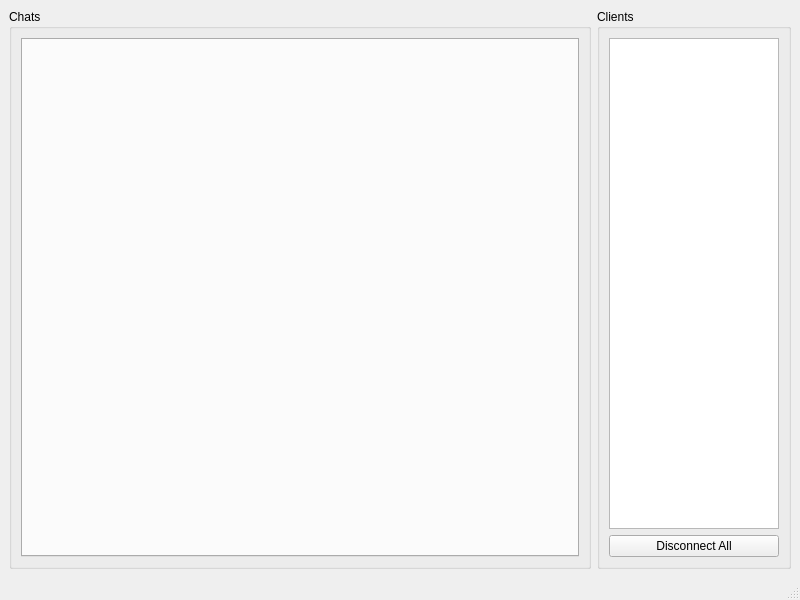
<?xml version="1.0" encoding="UTF-8"?>
<ui version="4.0">
 <class>MainWindow</class>
 <widget class="QMainWindow" name="MainWindow">
  <property name="geometry">
   <rect>
    <x>0</x>
    <y>0</y>
    <width>800</width>
    <height>600</height>
   </rect>
  </property>
  <property name="windowTitle">
   <string>Server</string>
  </property>
  <widget class="QWidget" name="centralwidget">
   <layout class="QHBoxLayout" name="horizontalLayout" stretch="3,1">
    <property name="spacing">
     <number>6</number>
    </property>
    <property name="leftMargin">
     <number>9</number>
    </property>
    <property name="topMargin">
     <number>9</number>
    </property>
    <property name="rightMargin">
     <number>9</number>
    </property>
    <property name="bottomMargin">
     <number>9</number>
    </property>
    <item>
     <widget class="QGroupBox" name="grpChats">
      <property name="windowTitle">
       <string>Server</string>
      </property>
      <property name="title">
       <string>Chats</string>
      </property>
      <layout class="QVBoxLayout" name="verticalLayout_2">
       <item>
        <widget class="QTabWidget" name="tbChats">
         <property name="currentIndex">
          <number>-1</number>
         </property>
         <property name="tabsClosable">
          <bool>true</bool>
         </property>
        </widget>
       </item>
      </layout>
     </widget>
    </item>
    <item>
     <widget class="QGroupBox" name="grpclients">
      <property name="title">
       <string>Clients</string>
      </property>
      <layout class="QVBoxLayout" name="verticalLayout">
       <item>
        <widget class="QListWidget" name="lstClients"/>
       </item>
       <item>
        <widget class="QPushButton" name="btnDisconnctAll">
         <property name="text">
          <string>Disconnect All</string>
         </property>
        </widget>
       </item>
      </layout>
     </widget>
    </item>
   </layout>
  </widget>
  <widget class="QMenuBar" name="menubar">
   <property name="geometry">
    <rect>
     <x>0</x>
     <y>0</y>
     <width>800</width>
     <height>25</height>
    </rect>
   </property>
  </widget>
  <widget class="QStatusBar" name="statusbar"/>
 </widget>
 <resources/>
 <connections/>
</ui>
